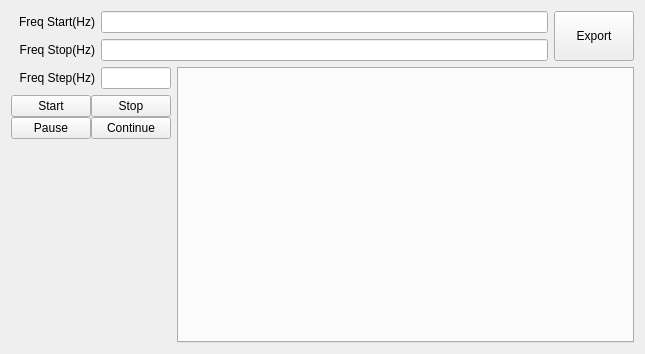
<?xml version="1.0" encoding="UTF-8"?>
<ui version="4.0">
 <class>QCalRXTempCompDlg</class>
 <widget class="QWidget" name="QCalRXTempCompDlg">
  <property name="geometry">
   <rect>
    <x>0</x>
    <y>0</y>
    <width>645</width>
    <height>354</height>
   </rect>
  </property>
  <property name="windowTitle">
   <string>Form</string>
  </property>
  <layout class="QVBoxLayout" name="verticalLayout_3" stretch="0,1">
   <item>
    <layout class="QHBoxLayout" name="horizontalLayout_3" stretch="10,1">
     <item>
      <layout class="QVBoxLayout" name="verticalLayout">
       <item>
        <layout class="QHBoxLayout" name="horizontalLayoutFreqStar">
         <item>
          <widget class="QLabel" name="labelFreqStar">
           <property name="sizePolicy">
            <sizepolicy hsizetype="Fixed" vsizetype="Fixed">
             <horstretch>0</horstretch>
             <verstretch>0</verstretch>
            </sizepolicy>
           </property>
           <property name="minimumSize">
            <size>
             <width>84</width>
             <height>16</height>
            </size>
           </property>
           <property name="text">
            <string>Freq Start(Hz)</string>
           </property>
           <property name="alignment">
            <set>Qt::AlignRight|Qt::AlignTrailing|Qt::AlignVCenter</set>
           </property>
           <property name="buddy">
            <cstring>lineEditFreqStar</cstring>
           </property>
          </widget>
         </item>
         <item>
          <widget class="QLineEdit" name="lineEditFreqStar"/>
         </item>
        </layout>
       </item>
       <item>
        <layout class="QHBoxLayout" name="horizontalLayoutFreqStop">
         <item>
          <widget class="QLabel" name="labelFreqStop">
           <property name="sizePolicy">
            <sizepolicy hsizetype="Fixed" vsizetype="Fixed">
             <horstretch>0</horstretch>
             <verstretch>0</verstretch>
            </sizepolicy>
           </property>
           <property name="minimumSize">
            <size>
             <width>84</width>
             <height>16</height>
            </size>
           </property>
           <property name="text">
            <string>Freq Stop(Hz)</string>
           </property>
           <property name="alignment">
            <set>Qt::AlignRight|Qt::AlignTrailing|Qt::AlignVCenter</set>
           </property>
           <property name="buddy">
            <cstring>lineEditFreqStop</cstring>
           </property>
          </widget>
         </item>
         <item>
          <widget class="QLineEdit" name="lineEditFreqStop"/>
         </item>
        </layout>
       </item>
      </layout>
     </item>
     <item>
      <widget class="QPushButton" name="pushButtonExport">
       <property name="sizePolicy">
        <sizepolicy hsizetype="Expanding" vsizetype="Expanding">
         <horstretch>0</horstretch>
         <verstretch>0</verstretch>
        </sizepolicy>
       </property>
       <property name="text">
        <string>Export</string>
       </property>
      </widget>
     </item>
    </layout>
   </item>
   <item>
    <layout class="QHBoxLayout" name="horizontalLayout_2" stretch="1,10">
     <item>
      <layout class="QVBoxLayout" name="verticalLayout_2">
       <item>
        <layout class="QHBoxLayout" name="horizontalLayoutFreqStep">
         <item>
          <widget class="QLabel" name="labelFreqStep">
           <property name="sizePolicy">
            <sizepolicy hsizetype="Fixed" vsizetype="Fixed">
             <horstretch>0</horstretch>
             <verstretch>0</verstretch>
            </sizepolicy>
           </property>
           <property name="minimumSize">
            <size>
             <width>84</width>
             <height>16</height>
            </size>
           </property>
           <property name="text">
            <string>Freq Step(Hz)</string>
           </property>
           <property name="alignment">
            <set>Qt::AlignRight|Qt::AlignTrailing|Qt::AlignVCenter</set>
           </property>
           <property name="buddy">
            <cstring>lineEditFreqStep</cstring>
           </property>
          </widget>
         </item>
         <item>
          <widget class="QLineEdit" name="lineEditFreqStep">
           <property name="sizePolicy">
            <sizepolicy hsizetype="Expanding" vsizetype="Fixed">
             <horstretch>0</horstretch>
             <verstretch>0</verstretch>
            </sizepolicy>
           </property>
           <property name="readOnly">
            <bool>false</bool>
           </property>
          </widget>
         </item>
        </layout>
       </item>
       <item>
        <layout class="QHBoxLayout" name="horizontalLayoutThreadCtrl">
         <property name="spacing">
          <number>0</number>
         </property>
         <item>
          <layout class="QVBoxLayout" name="verticalLayoutStarPaus">
           <property name="spacing">
            <number>0</number>
           </property>
           <item>
            <widget class="QPushButton" name="pushButtonStar">
             <property name="sizePolicy">
              <sizepolicy hsizetype="Expanding" vsizetype="Fixed">
               <horstretch>0</horstretch>
               <verstretch>0</verstretch>
              </sizepolicy>
             </property>
             <property name="text">
              <string>Start</string>
             </property>
            </widget>
           </item>
           <item>
            <widget class="QPushButton" name="pushButtonPaus">
             <property name="sizePolicy">
              <sizepolicy hsizetype="Expanding" vsizetype="Fixed">
               <horstretch>0</horstretch>
               <verstretch>0</verstretch>
              </sizepolicy>
             </property>
             <property name="text">
              <string>Pause</string>
             </property>
            </widget>
           </item>
          </layout>
         </item>
         <item>
          <layout class="QVBoxLayout" name="verticalLayoutStopCont">
           <property name="spacing">
            <number>0</number>
           </property>
           <item>
            <widget class="QPushButton" name="pushButtonStop">
             <property name="sizePolicy">
              <sizepolicy hsizetype="Expanding" vsizetype="Fixed">
               <horstretch>0</horstretch>
               <verstretch>0</verstretch>
              </sizepolicy>
             </property>
             <property name="text">
              <string>Stop</string>
             </property>
            </widget>
           </item>
           <item>
            <widget class="QPushButton" name="pushButtonCont">
             <property name="sizePolicy">
              <sizepolicy hsizetype="Expanding" vsizetype="Fixed">
               <horstretch>0</horstretch>
               <verstretch>0</verstretch>
              </sizepolicy>
             </property>
             <property name="text">
              <string>Continue</string>
             </property>
            </widget>
           </item>
          </layout>
         </item>
        </layout>
       </item>
       <item>
        <spacer name="verticalSpacer">
         <property name="orientation">
          <enum>Qt::Vertical</enum>
         </property>
         <property name="sizeHint" stdset="0">
          <size>
           <width>20</width>
           <height>40</height>
          </size>
         </property>
        </spacer>
       </item>
      </layout>
     </item>
     <item>
      <layout class="QHBoxLayout" name="horizontalLayout" stretch="0">
       <item>
        <widget class="QTabWidget" name="tabWidget"/>
       </item>
      </layout>
     </item>
    </layout>
   </item>
  </layout>
 </widget>
 <resources/>
 <connections/>
</ui>
